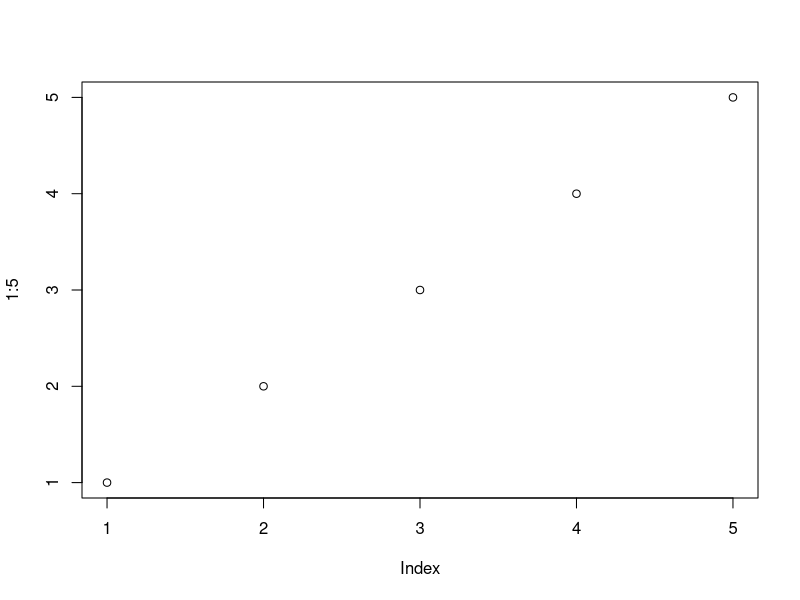
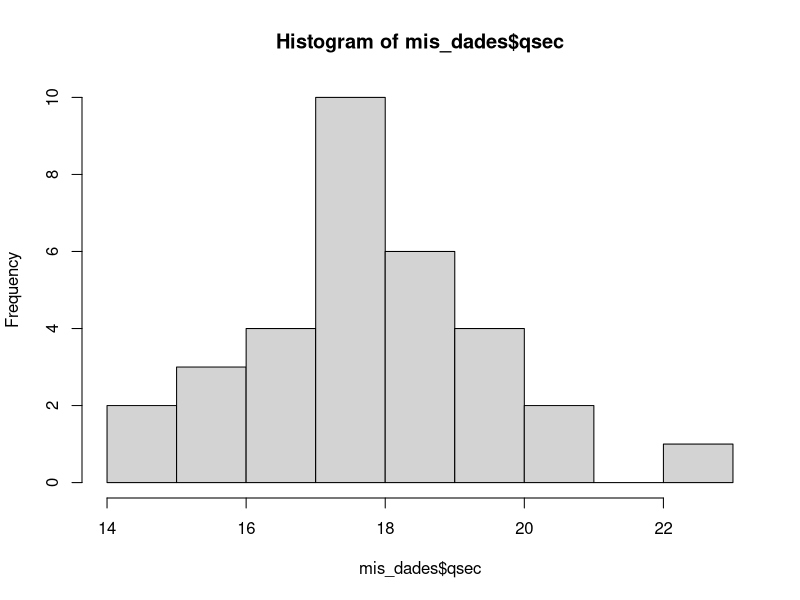
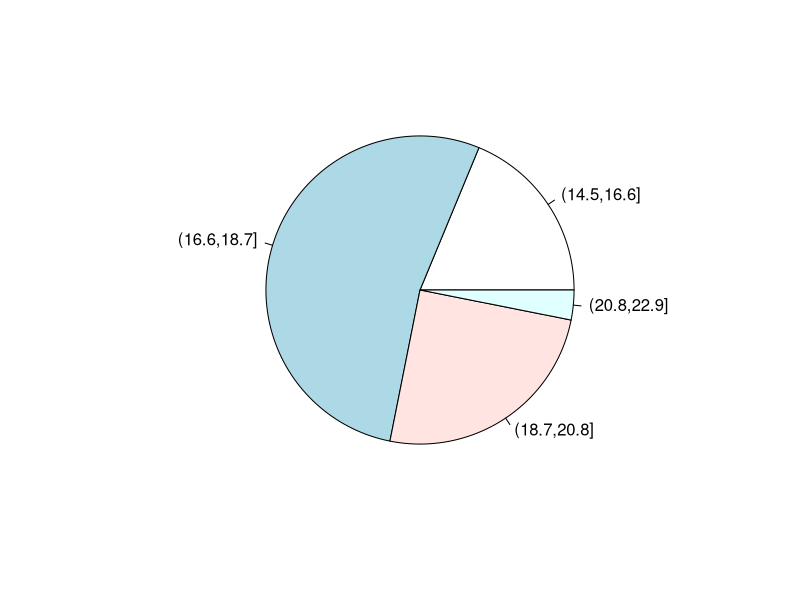
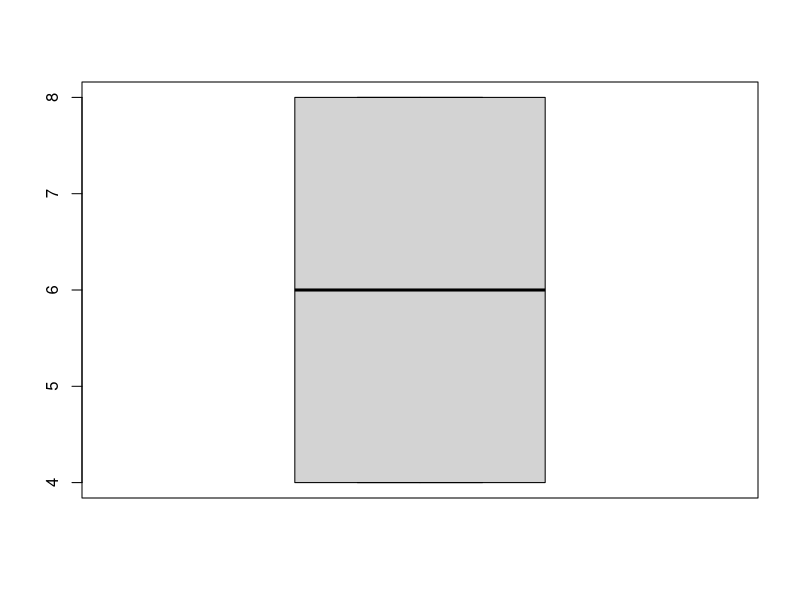

Here is the R script that generated these plots, in order:
#Codigo para problema 1
plot(1:5)
2+2
mis_dades = mtcars
mis_dades$qsec
sort(mis_dades$qsec)

qsec_intervalos = cut(mis_dades$qsec, breaks = 4)
table(qsec_intervalos)

hist(mis_dades$qsec, breaks = 10)

#Pregunta1
#mitjana -> mean()
mean(mis_dades$qsec)

#Pregunta2
#mediana -> median()
mis_dades$drat
median(mis_dades$drat)

#Pregunta3
#primer quartil -> quantile(x, 0.25)
quantile(mis_dades$drat)

#Pregunta4
quantile(mis_dades$mpg, 0.18)
----------------------------------------
#taula de freqüencia

sum(table(qsec_intervalos))
ni = (table(qsec_intervalos))
sum(ni)

fi= ni/sum(ni)
fi
pie(fi)


Ni = cumsum(ni)
Fi = cumsum(fi)
cbind(ni, fi, Ni, Fi)
-----------------------------------------

#Pregunta5
#rango interquartilico -> IQR
IQR(mis_dades$cyl)
boxplot(mis_dades$cyl)

#Pregunta6
#desviación típica(que tan disperso estan los datos respecto a la media) -> sd()
sd(mis_dades$cyl)

#Pregunta7
#Varianza corregida -> var
var(mis_dades$qsec)
